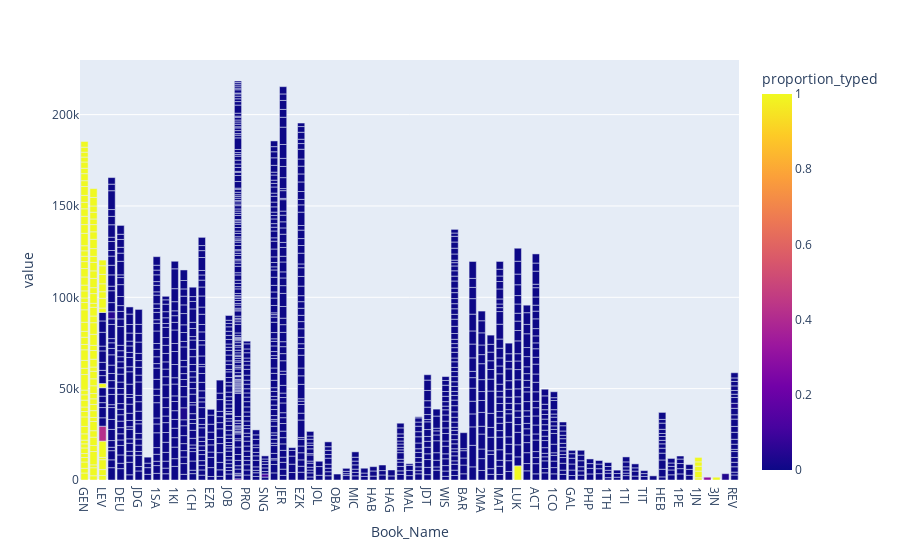

Notebook code cell kept with this figure:
### Markdown cell above
The following chart shows both books (as bars) and chapters (as sections of these bars). These sections are also color coded by the proportion of each chapter that has been typed.

### Code cell
fig_characters_typed_in_each_book_and_chapter = px.bar(
df_characters_typed_by_book_and_chapter, x = 'Book_Name', y = [
    'Characters'], color = 'proportion_typed')
fig_characters_typed_in_each_book_and_chapter.write_html(
    'Analyses/characters_typed_by_book_and_chapter.html')
fig_characters_typed_in_each_book_and_chapter.write_image(
    'Analyses/characters_typed_by_book_and_chapter.png', 
    width = 1920, height = 1080, engine = 'kaleido', scale = 2)
fig_characters_typed_in_each_book_and_chapter

### Figure 1 — Plotly figure (JSON) as saved in the notebook; plotly's stock layout.template omitted (floating-point values rounded to 4 significant figures; data arrays with more than 128 entries replaced by an {"elided": "..."} marker saying what was removed)
{"data": [{"alignmentgroup": "True", "hovertemplate": "Book_Name=%{x}<br>value=%{y}<br>proportion_typed=%{marker.color}<extra></extra>", "legendgroup": "", "marker": {"color": {"elided": "1328 float values"}, "coloraxis": "coloraxis", "pattern": {"shape": ""}}, "name": "", "offsetgroup": "", "orientation": "v", "showlegend": false, "textposition": "auto", "type": "bar", "x": {"elided": "1328 str values"}, "xaxis": "x", "y": {"elided": "1328 int values"}, "yaxis": "y"}], "layout": {"barmode": "relative", "coloraxis": {"colorbar": {"title": {"text": "proportion_typed"}}, "colorscale": [[0, "#0d0887"], [0.1111, "#46039f"], [0.2222, "#7201a8"], [0.3333, "#9c179e"], [0.4444, "#bd3786"], [0.5556, "#d8576b"], [0.6667, "#ed7953"], [0.7778, "#fb9f3a"], [0.8889, "#fdca26"], [1, "#f0f921"]]}, "legend": {"tracegroupgap": 0}, "margin": {"t": 60}, "xaxis": {"anchor": "y", "domain": [0, 1], "title": {"text": "Book_Name"}}, "yaxis": {"anchor": "x", "domain": [0, 1], "title": {"text": "value"}}}}
